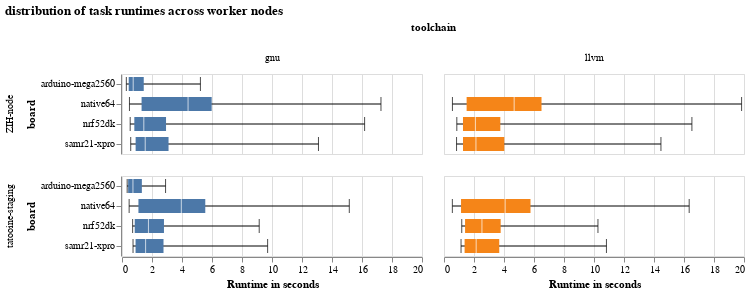

Notebook code cell kept with this figure:
### Markdown cell above
## Task statistics for each worker

### Code cell
query = """
SELECT
  IF(t.worker_name LIKE 'ZIH-HPC-node%', 'ZIH-node', t.worker_name) AS worker_name_normalized,
  quantile_cont(t.runtime_s, 0.05) as lower,
  quantile_cont(t.runtime_s, 0.25) as twenty_five,
  quantile_cont(t.runtime_s, 0.5) as avg,
  quantile_cont(t.runtime_s, 0.75) as seventy_five,
  quantile_cont(t.runtime_s, 0.95) as upper,
  toolchain,
  count(*) as count,
  board,
FROM tasks_stats t
WHERE toolchain is not null and toolchain != '' and t.runtime_s != 0
GROUP BY worker_name_normalized, toolchain, board
"""

tasks_runtime_distribution = con.sql(query).pl()

base = alt.Chart(tasks_runtime_distribution).encode(
    y="board",
)

rules = base.mark_rule().encode(
    x=alt.X("lower").title("Runtime in seconds"),
    x2="upper",
)

bars = base.mark_bar(size=14).encode(
    x="twenty_five",
    x2="seventy_five",
    color=alt.Color("toolchain").legend(None),
)

ticks = base.mark_tick(color="white", size=14).encode(
    x="avg"
)

ticks_lower = base.mark_tick(size=14, color="black").encode(
    x="lower",
)

ticks_upper = base.mark_tick(size=14, color="black").encode(
    x="upper",
)


print(tasks_runtime_distribution.select(["worker_name_normalized", "toolchain", "count"]))

(rules + bars + ticks + ticks_lower + ticks_upper) \
    .facet(
        column="toolchain",
        row=alt.Row("worker_name_normalized", title="")
           , title="distribution of task runtimes across worker nodes")

### Figure 1 — Vega-Lite specification as saved in the notebook (floating-point values rounded to 4 significant figures)
{"config": {"view": {"continuousWidth": 300, "continuousHeight": 300}}, "data": {"name": "data-323d6b2244149a754334347f6005589d"}, "facet": {"column": {"field": "toolchain", "type": "nominal"}, "row": {"field": "worker_name_normalized", "title": "", "type": "nominal"}}, "spec": {"layer": [{"mark": {"type": "rule"}, "encoding": {"x": {"field": "lower", "title": "Runtime in seconds", "type": "quantitative"}, "x2": {"field": "upper"}, "y": {"field": "board", "type": "nominal"}}}, {"mark": {"type": "bar", "size": 14}, "encoding": {"color": {"field": "toolchain", "legend": null, "type": "nominal"}, "x": {"field": "twenty_five", "type": "quantitative"}, "x2": {"field": "seventy_five"}, "y": {"field": "board", "type": "nominal"}}}, {"mark": {"type": "tick", "color": "white", "size": 14}, "encoding": {"x": {"field": "avg", "type": "quantitative"}, "y": {"field": "board", "type": "nominal"}}}, {"mark": {"type": "tick", "color": "black", "size": 14}, "encoding": {"x": {"field": "lower", "type": "quantitative"}, "y": {"field": "board", "type": "nominal"}}}, {"mark": {"type": "tick", "color": "black", "size": 14}, "encoding": {"x": {"field": "upper", "type": "quantitative"}, "y": {"field": "board", "type": "nominal"}}}]}, "title": "distribution of task runtimes across worker nodes", "$schema": "https://vega.github.io/schema/vega-lite/v5.20.1.json", "datasets": {"data-323d6b2244149a754334347f6005589d": [{"worker_name_normalized": "tatooine-staging", "lower": 0.3442, "twenty_five": 0.4083, "avg": 0.7299, "seventy_five": 1.324, "upper": 2.904, "toolchain": "gnu", "count": 6142, "board": "arduino-mega2560"}, {"worker_name_normalized": "ZIH-node", "lower": 0.4969, "twenty_five": 1.306, "avg": 4.404, "seventy_five": 5.979, "upper": 17.26, "toolchain": "gnu", "count": 7813, "board": "native64"}, {"worker_name_normalized": "ZIH-node", "lower": 0.5455, "twenty_five": 0.8214, "avg": 1.454, "seventy_five": 2.935, "upper": 16.17, "toolchain": "gnu", "count": 10070, "board": "nrf52dk"}, {"worker_name_normalized": "ZIH-node", "lower": 0.581, "twenty_five": 0.9086, "avg": 1.547, "seventy_five": 3.103, "upper": 13.1, "toolchain": "gnu", "count": 10005, "board": "samr21-xpro"}, {"worker_name_normalized": "ZIH-node", "lower": 0.2887, "twenty_five": 0.4466, "avg": 0.746, "seventy_five": 1.45, "upper": 5.228, "toolchain": "gnu", "count": 8561, "board": "arduino-mega2560"}, {"worker_name_normalized": "ZIH-node", "lower": 0.5617, "twenty_five": 1.508, "avg": 4.677, "seventy_five": 6.501, "upper": 19.84, "toolchain": "llvm", "count": 7641, "board": "native64"}, {"worker_name_normalized": "tatooine-staging", "lower": 0.5567, "twenty_five": 1.136, "avg": 4.076, "seventy_five": 5.767, "upper": 16.35, "toolchain": "llvm", "count": 6016, "board": "native64"}, {"worker_name_normalized": "tatooine-staging", "lower": 0.476, "twenty_five": 1.095, "avg": 3.954, "seventy_five": 5.552, "upper": 15.15, "toolchain": "gnu", "count": 6133, "board": "native64"}, {"worker_name_normalized": "ZIH-node", "lower": 0.8368, "twenty_five": 1.267, "avg": 2.129, "seventy_five": 4.019, "upper": 14.46, "toolchain": "llvm", "count": 9790, "board": "samr21-xpro"}, {"worker_name_normalized": "tatooine-staging", "lower": 1.136, "twenty_five": 1.373, "avg": 2.144, "seventy_five": 3.683, "upper": 10.83, "toolchain": "llvm", "count": 7412, "board": "samr21-xpro"}, {"worker_name_normalized": "tatooine-staging", "lower": 0.7354, "twenty_five": 0.9037, "avg": 1.574, "seventy_five": 2.767, "upper": 9.708, "toolchain": "gnu", "count": 7565, "board": "samr21-xpro"}, {"worker_name_normalized": "tatooine-staging", "lower": 1.183, "twenty_five": 1.404, "avg": 2.529, "seventy_five": 3.778, "upper": 10.26, "toolchain": "llvm", "count": 7582, "board": "nrf52dk"}, {"worker_name_normalized": "tatooine-staging", "lower": 0.7085, "twenty_five": 0.8485, "avg": 1.763, "seventy_five": 2.798, "upper": 9.147, "toolchain": "gnu", "count": 7767, "board": "nrf52dk"}, {"worker_name_normalized": "ZIH-node", "lower": 0.8537, "twenty_five": 1.266, "avg": 2.094, "seventy_five": 3.754, "upper": 16.53, "toolchain": "llvm", "count": 9926, "board": "nrf52dk"}]}}
